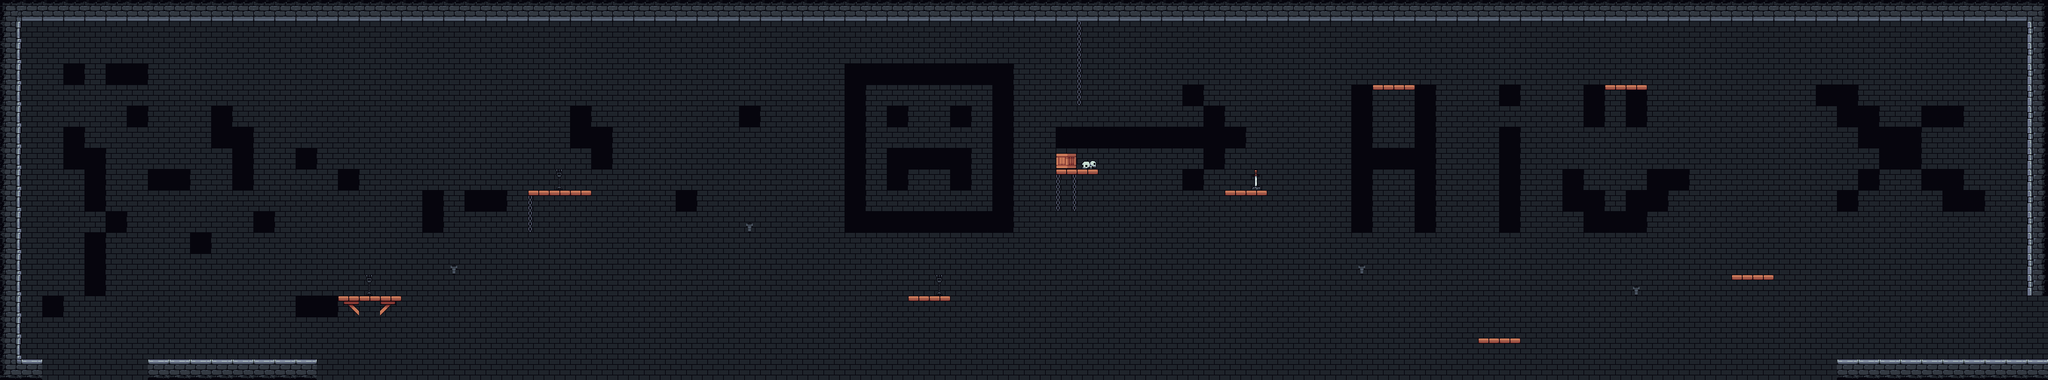

The image is a tile-based game level rendered from a .tmx file. Its description and source (layers, tilesets, objects; grid data summarised) follow:
An orthogonal 97x18 tile map with 32x32 px tiles, 4 tile layers (Background_Wall, Decor_Back, Decor_Front, Ground) and 26 objects (9x OneWay, 7x Enemy, 2x LevelExit, SpawnDown, Spikes).

<map version="1.10" tiledversion="1.12.1" orientation="orthogonal" renderorder="right-up" width="97" height="18" tilewidth="32" tileheight="32" infinite="0" nextlayerid="9" nextobjectid="138">
 <tileset firstgid="1" name="CastleTiles" tilewidth="32" tileheight="32" tilecount="56" columns="8">
  <image source="tiles/CastleTiles.png" width="256" height="224" />
 </tileset>
 <layer id="4" name="Background_Wall" width="97" height="18">
  <data>[1746 cells, 1746 non-empty, 2 distinct tile ids]</data>
 </layer>
 <layer id="5" name="Decor_Back" width="97" height="18">
  <data>[1746 cells, 0 non-empty, 0 distinct tile ids]</data>
 </layer>
 <layer id="6" name="Decor_Front" width="97" height="18">
  <data>[1746 cells, 18 non-empty, 7 distinct tile ids]</data>
 </layer>
 <layer id="1" name="Ground" width="97" height="18">
  <data>[1746 cells, 166 non-empty, 10 distinct tile ids]</data>
 </layer>
 <objectgroup id="8" name="Enemies">
  <object id="130" name="Skeleton" type="Enemy" x="847.333" y="246.667">
   <point />
  </object>
  <object id="131" name="Skeleton" type="Enemy" x="2272" y="462.5">
   <point />
  </object>
  <object id="132" name="FireWisp" type="Enemy" x="1135.33" y="348">
   <point />
  </object>
  <object id="134" name="FireWisp" type="Enemy" x="1682" y="450.667">
   <point />
  </object>
  <object id="135" name="FireWisp" type="Enemy" x="2066" y="408.667">
   <point />
  </object>
  <object id="136" name="FireWisp" type="Enemy" x="2446.67" y="250">
   <point />
  </object>
  <object id="137" name="FireWisp" type="Enemy" x="2889.33" y="407.333">
   <point />
  </object>
 </objectgroup>
 <objectgroup id="3" name="Collision">
  <object id="66" name="ExitDown" type="LevelExit" x="53.3204" y="549.241" width="178.667" height="127.333">
   <properties>
    <property name="TargetLevel" value="level1" />
   </properties>
  </object>
  <object id="67" name="SpawnDown" x="287.724" y="519.631">
   <point />
  </object>
  <object id="113" name="Spikes" type="Spikes" x="400" y="601.333" width="2500" height="152" />
  <object id="114" x="0" y="544" width="64" height="32" />
  <object id="115" x="224" y="544" width="256" height="32" />
  <object id="116" x="0" y="0" width="32" height="576" />
  <object id="117" x="0" y="0" width="3104" height="32" />
  <object id="118" x="3072" y="0" width="32" height="448" />
  <object id="119" x="2784" y="544" width="320" height="32" />
  <object id="120" name="Platform" type="OneWay" x="512" y="448" width="96" height="7.5" />
  <object id="121" name="Platform" type="OneWay" x="800.5" y="288.25" width="96" height="7.5" />
  <object id="122" name="Platform" type="OneWay" x="1376.5" y="448.25" width="64" height="7.5" />
  <object id="123" name="Platform" type="OneWay" x="1600.5" y="257.75" width="64" height="7.5" />
  <object id="124" name="Platform" type="OneWay" x="1857.5" y="288.25" width="64" height="7.5" />
  <object id="125" name="Platform" type="OneWay" x="2080" y="128.75" width="64" height="7.5" />
  <object id="126" name="Platform" type="OneWay" x="2240" y="513.25" width="64" height="7.5" />
  <object id="127" name="Platform" type="OneWay" x="2432.5" y="128.25" width="64" height="7.5" />
  <object id="128" name="Platform" type="OneWay" x="2625" y="416.25" width="64" height="7.5" />
  <object id="129" name="ExitUp" type="LevelExit" x="3086.67" y="449.333" width="128" height="96">
   <properties>
    <property name="TargetLevel" value="level4" />
   </properties>
  </object>
 </objectgroup>
</map>
